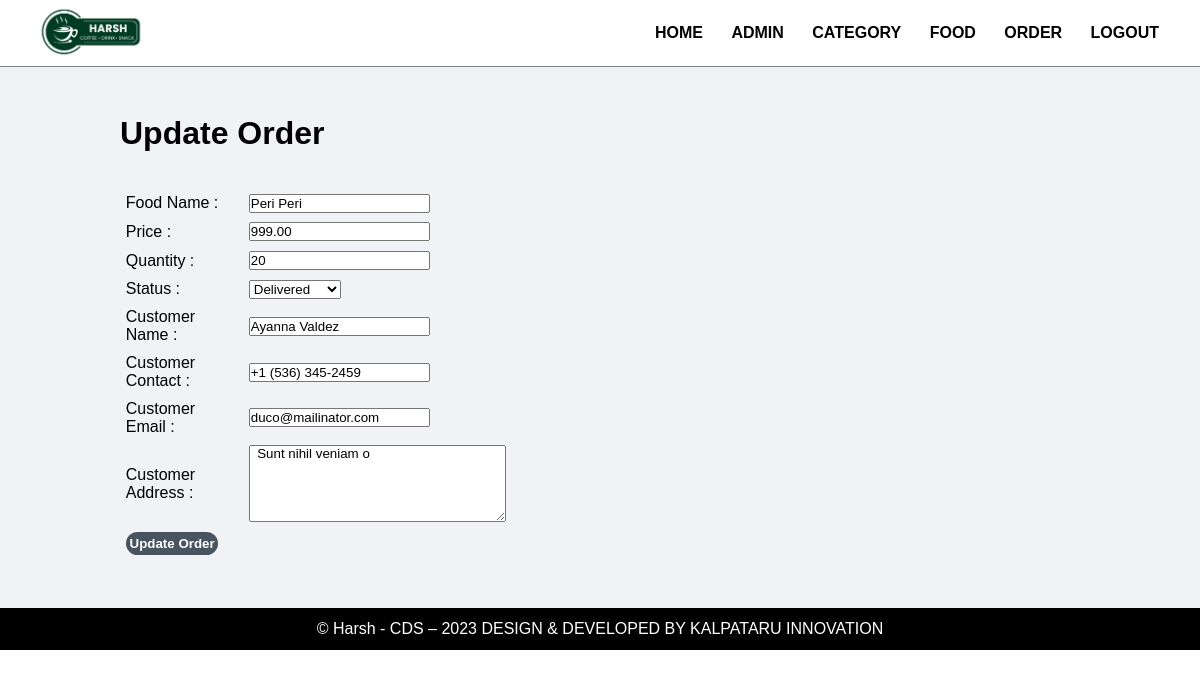
The page /Admin/update-order.php?id=8 (signed in) on the database its author committed.
### tables this page shows
CREATE TABLE `tbl_order` (
  `id` int(10) UNSIGNED NOT NULL,
  `food` varchar(150) NOT NULL,
  `price` decimal(10,2) NOT NULL,
  `qty` int(11) NOT NULL,
  `total` decimal(10,2) NOT NULL,
  `order_date` datetime NOT NULL,
  `status` varchar(50) NOT NULL,
  `customer_name` varchar(150) NOT NULL,
  `customer_contact` varchar(20) NOT NULL,
  `customer_email` varchar(150) NOT NULL,
  `customer_address` varchar(255) NOT NULL
);

### Admin/update-order.php (the view, shortened to what this page needs)
<?php include('partials/menu.php');  ?>
    <?php
        if(isset($_GET['id']))
        {
            $id = $_GET['id'];
            $sql = "SELECT * FROM tbl_order WHERE id=$id";
            $res = mysqli_query($conn, $sql);
            $count = mysqli_num_rows($res);
            if($count==1)
            {
                $row = mysqli_fetch_assoc($res);
                $food = $row['food'];
                $price = $row['price'];
                $qty = $row['qty'];
                $status = $row['status'];
                $customer_name = $row['customer_name'];
                $customer_contact = $row['customer_contact'];
                $customer_email = $row['customer_email'];
                $customer_address = $row['customer_address'];
            }
            else
            {
                header("location:" .SITEURL. 'Admin/manage-order.php');
            }
        }
        else
        {
            header("location:" .SITEURL. 'Admin/manage-order.php');
        }
    ?>
    <div class="main-content">
        <div class="wrapper">
            <h1>Update Order</h1>
            <br><br>
                <form action="" method="post">
                    <table class="table-30">
                        <tr>
                            <td>Food Name :</td>
                            <td> <input type="text" name="food" value="<?php echo $food; ?>"></td>
                        </tr>
                        <tr>
                            <td>Price :</td>
                            <td> <input type="number" name="price" value="<?php echo $price; ?>"></td>
                        </tr>
                        <tr>
                            <td> Quantity :</td>
                            <td> <input type="number" name="qty" value="<?php echo $qty; ?>"> </td>
                        </tr>
                        <tr>
                                <td>Status :</td>
                                <td>
                                    <select name="status" >
                                        <option <?php if($status=="Delivered"){echo "selected";} ?> value="Delivered">Delivered</option>
                                    </select>
                                </td>
                        </tr>
                        <tr>
                            <td>Customer Name :</td>
                            <td>
                                <input type="text" name="customer_name" value="<?php echo $customer_name; ?>">
                            </td>
                        </tr>
                        <tr>
                            <td>Customer Contact :</td>
                            <td>
                                <input type="text" name="customer_contact" value="<?php echo $customer_contact; ?>">
                            </td>
                        </tr>
                        <tr>
                            <td>Customer Email :</td>
                            <td>
                                <input type="text" name="customer_email" value="<?php echo $customer_email; ?>">
                            </td>
                        </tr>
                        <tr>
                            <td>Customer Address :</td>
                            <td>
                                <textarea name="customer_address"  cols="30" rows="5"> <?php echo $customer_address; ?> </textarea>
                            </td>
                        </tr>
                        <tr>
                            <td colspan='2'>
                                <input type="submit" name="submit" value="Update Order" class="btn-secondary">
                            </td>
                        </tr>
                    </table>
                </form>
        </div>
    </div>
<?php   include('partials/footer.php')     ?>

### css/admin.css (style rules this page uses)
* { margin: 0px; padding: 0px; font-family: Arial, Helvetica, sans-serif; }
.wrapper { padding: 1%; width: 80%; margin: 0px auto ; }
.main-content { margin: 0px; background-color: #f1f2f6; padding: 3% 0px; }
.table-30 { width: 40%; }
table tr td { padding: 1%; }
.btn-secondary { background-color:#485460; padding: 1%; border-radius: 30px; border: 0px; color: white; text-decoration: none; font-weight: bold; }

### rows shown on the page
tbl_order: food "Peri Peri", price "999.00", qty "20", status "Delivered", customer_name "Ayanna Valdez", customer_contact "+1 (536) 345-2459", customer_email "duco@mailinator.com", customer_address "Sunt nihil veniam o"
